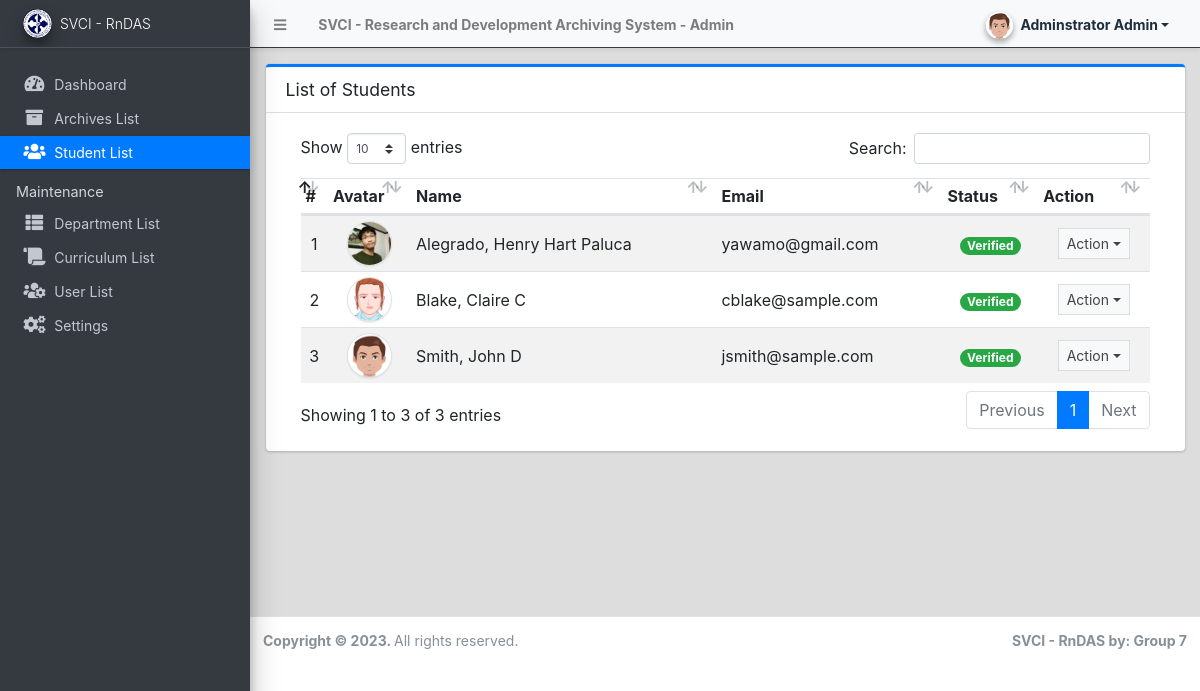
Page /admin/?page=students (signed in) on the committed database.
### tables this page shows
CREATE TABLE `student_list` (
  `id` int(30) NOT NULL,
  `firstname` text NOT NULL,
  `middlename` text NOT NULL,
  `lastname` text NOT NULL,
  `department_id` int(30) NOT NULL,
  `curriculum_id` int(30) NOT NULL,
  `email` text NOT NULL,
  `password` text NOT NULL,
  `gender` varchar(50) NOT NULL,
  `status` tinyint(4) NOT NULL DEFAULT 0,
  `avatar` text NOT NULL,
  `date_created` datetime NOT NULL DEFAULT current_timestamp(),
  `date_updated` datetime DEFAULT NULL ON UPDATE current_timestamp()
);

### config.php (called while the page is built, shortened)
<?php
function validate_image($file){
	if(!empty($file)){
        $ex = explode('?',$file);
        $file = $ex[0];
        $param =  isset($ex[1]) ? '?'.$ex[1]  : '';
		if(is_file(base_app.$file)){
			return base_url.$file.$param;
		}else{
			return base_url.'dist/img/no-image-available.png';
		}
	}else{
		return base_url.'dist/img/no-image-available.png';
	}
}
?>

### admin/students/index.php (the view, shortened to what this page needs)
<div class="card card-outline card-primary">
	<div class="card-header">
		<h3 class="card-title">List of Students</h3>
	</div>
	<div class="card-body">
		<div class="container-fluid">
        <div class="container-fluid">
			<table class="table table-hover table-striped">
				<!-- <colgroup>
					<col width="5%">
					<col width="10%">
					<col width="20%">
					<col width="20%">
					<col width="15%">
					<col width="15%">
					<col width="10%">
				</colgroup> -->
				<thead>
					<tr>
						<th>#</th>
						<th>Avatar</th>
						<th>Name</th>
						<th>Email</th>
						<th>Status</th>
						<th>Action</th>
					</tr>
				</thead>
				<tbody>
					<?php
						$i = 1;
						$qry = $conn->query("SELECT *,concat(lastname,', ',firstname,' ', middlename) as name from `student_list`  order by concat(lastname,', ',firstname,' ', middlename) asc ");
						while($row = $qry->fetch_assoc()):
					?>
						<tr>
							<td class="text-center"><?php echo $i++; ?></td>
							<td class="text-center"><img src="<?php echo validate_image($row['avatar']) ?>" class="img-avatar img-thumbnail p-0 border-2" alt="user_avatar"></td>
							<td><?php echo ucwords($row['name']) ?></td>
							<td ><p class="m-0 truncate-1"><?php echo $row['email'] ?></p></td>
							<td class="text-center">
								<?php if($row['status'] == 1): ?>
									<span class="badge badge-pill badge-success">Verified</span>
								<?php else: ?>
								<span class="badge badge-pill badge-primary">Not Verified</span>
								<?php endif; ?>
							</td>
							<td align="center">
								 <button type="button" class="btn btn-flat btn-default btn-sm dropdown-toggle dropdown-icon" data-toggle="dropdown">
				                  		Action
				                  </button>
							</td>
						</tr>
					<?php endwhile; ?>
				</tbody>
			</table>
		</div>
		</div>
	</div>
</div>

### admin/students/index.php (style rules this page uses)
.img-avatar { width:45px; height:45px; object-fit:cover; object-position:center center; border-radius:100%; }

### rows in the picture
student_list: avatar (picture), name "Alegrado, Henry Hart Paluca", email "yawamo@gmail.com", status "Verified"
student_list: avatar (picture), name "Blake, Claire C", email "cblake@sample.com", status "Verified"
student_list: avatar (picture), name "Smith, John D", email "jsmith@sample.com", status "Verified"

### other values in the picture
$_settings->info('name') "SVCI - Research and Development Archiving System"
$_settings->userdata('firstname').' '.$_settings->userdata('lastname') "Adminstrator Admin"
$_settings->info('short_name') "SVCI - RnDAS"
